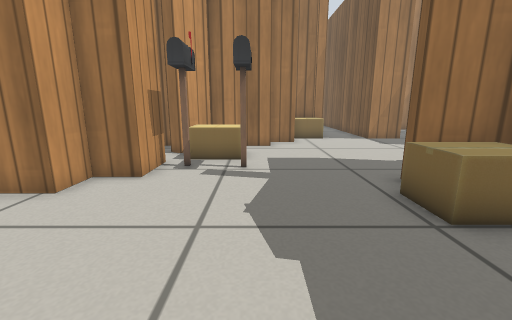
view 1 (above)

17 first-person views from a walk through a robot-simulator world made for Gazebo. The camera is 0.5 m above the floor, tilts 12° down and sees 90° across. The floor is counted in squares, 0.25 m on a side. Each view is taken from the middle of a square. On the plan, view 1 faces up. The plan holds only what a view shows up to about 16 squares ahead; the rest is blank. The place goes on beyond the plan. The robots in the file are not drawn. Gazebo's built-in surfaces are drawn with simple patterns.

view 2
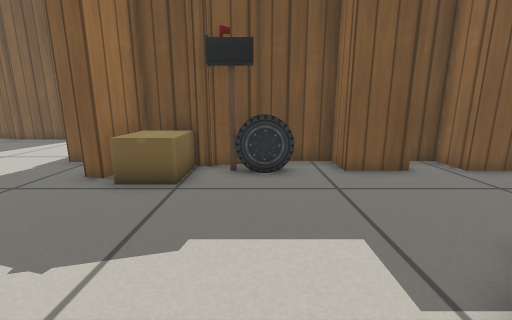

view 3
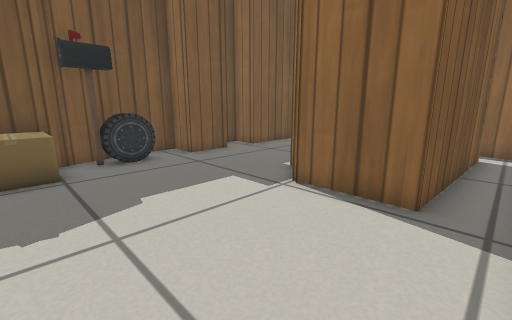

view 4
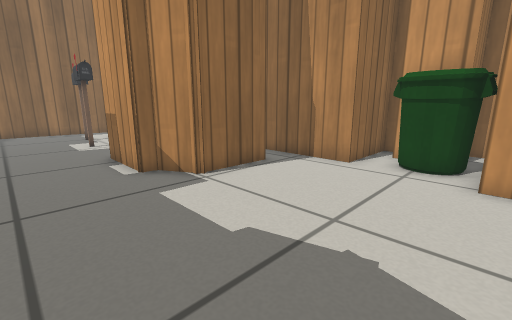

view 5
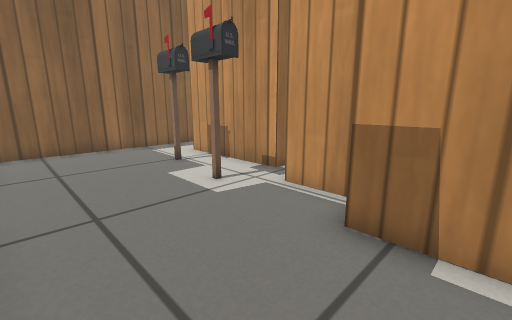

view 6
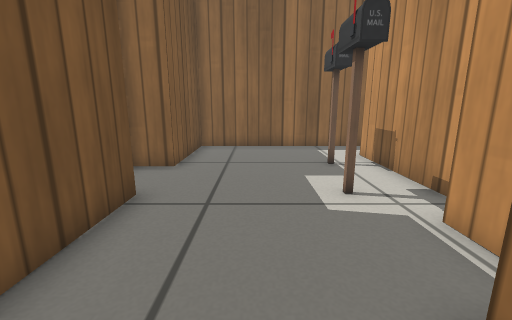

view 7
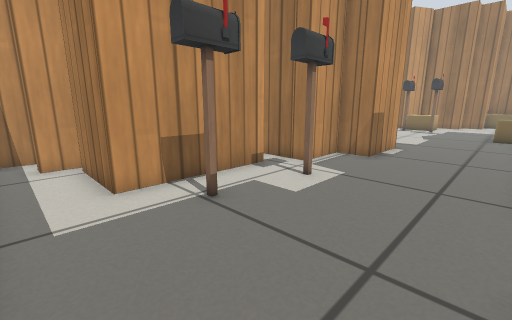

view 8
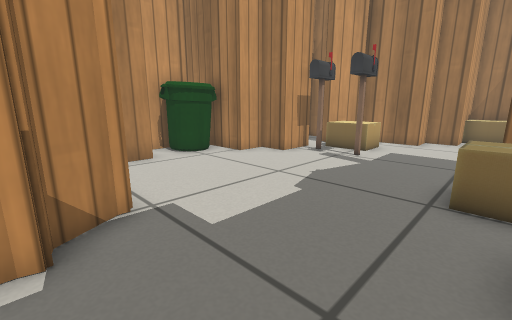

view 9
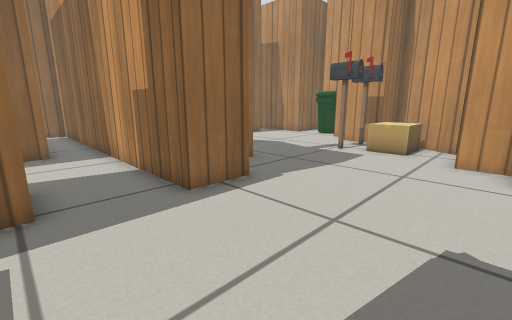

view 10
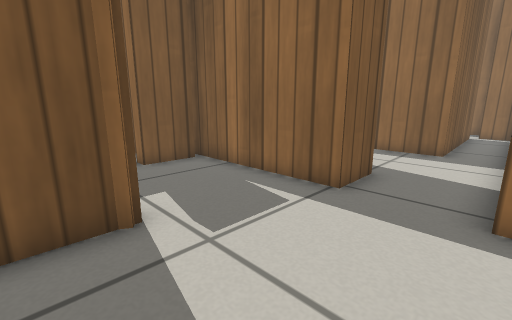

view 11
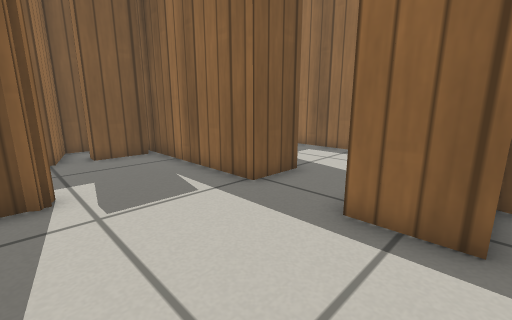

view 12
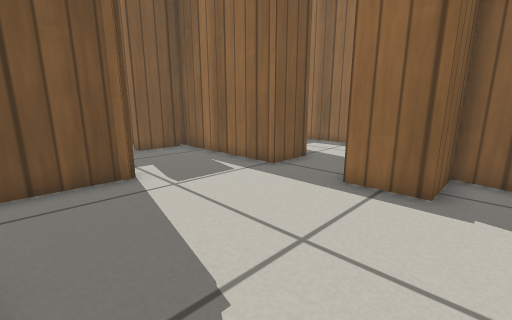

view 13
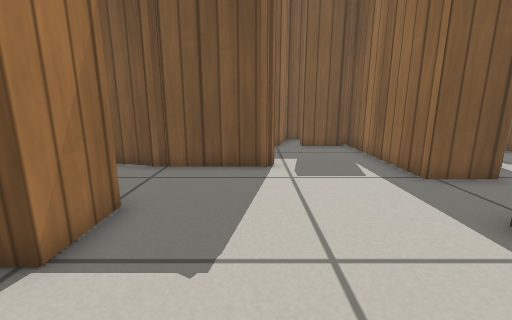

view 14
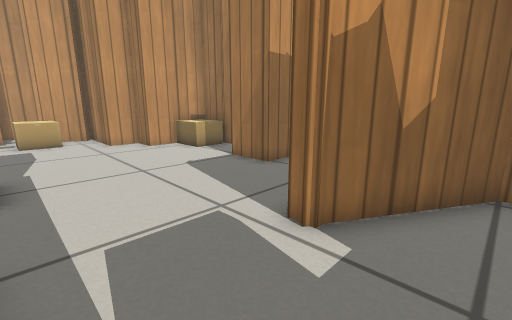

view 15
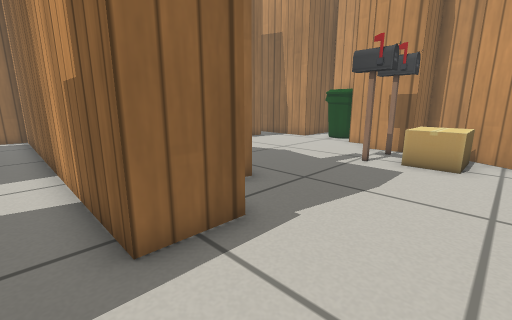

view 16
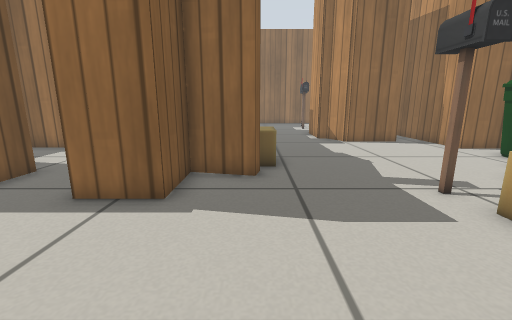

view 17
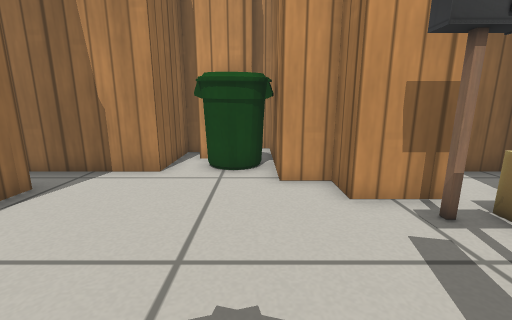

### Floor plan
Points are (right, up) in squares from view 1. A wall is a line through its corners. A room is listed if a view was taken in it or the views show most of it. See-through windows are left out.
Room 1 (views 1, 4, 5, 6, 7, 8, 17)
walls: (-0.4, -1.7) (0.1, -1.8) (0.1, -4.8) (-1.3, -4.8) (-1.3, -7.2) (-3.4, -7.2); (4.7, -2.9) (4.7, -0.8) (6.1, -0.8) (6.1, 2); (-2.3, -8.4) (-2.3, -13.4) (-5.4, -13.4); (4.7, -8.6) (4.7, -4.6) (6.1, -4.6) (6.1, -3.6); (-2.5, -0.4) (-1.1, -0.4) (-0.3, -1.8) (0.1, -1.8); (5.8, 2) (5.4, 3.7) (5.9, 5.8) (3.9, 6.3); (-5.8, -13.1) (-5.8, -14.3) (-6.5, -14.3); (-3.8, -15.7) (4.7, -15.7) (4.7, -11.4) (6.1, -11.4); (-7.7, -14.1) (-7.7, -15.1); (-3.3, 7) (-4.7, 7) (-4.7, 5.6)
ways out: opening at (-3.5, 3) to room 2; opening at (0.5, 7) to room 3
objects: postbox (-1, -12) to (0, -11); postbox (0, -9) to (0, -8); cardboard box (3, 4) to (5, 5); car (4, 1) to (5, 2); postbox (5, 2) to (5, 3)
Room 2 (views 2, 3)
walls: (-8.5, 2.1) (-5.7, 2.1) (-5.7, -3.5); (-4.7, 5.6) (-8.5, 5.6); (-7.7, 4.9) (-7.7, 2.7); (-4.3, -7.2) (-3.9, -0.4) (-2.5, -0.4); (-5.1, -8.4) (-2.3, -8.4)
ways out: opening at (-3.5, 3) to room 1
objects: bin (-7, 3) to (-5, 5)
Room 3 (views 9, 10, 11, 12, 13, 14, 15, 16)
walls: (5.9, 8.7) (8, 8.7) (8, -6.7) (9.5, -6.7); (10.8, 6.3) (10.8, 8.3) (17.9, 8.3); (12.3, 12.5) (12.3, 16.5); (12.5, 12.5) (12.3, 12.6); (3.9, 6.3) (4, 6.8) (6.1, 6.4) (6.1, 8.8); (8.9, 16.5) (8.9, 15.7) (6.9, 15.7) (6.9, 16.5); (12.2, 15.9) (12.4, 16.6); (2.2, 16.5) (2.2, 14.3) (0.7, 14.3) (0.7, 12.9) (-2.5, 12.9); (16.7, 8.6) (16.7, 10.7); (-2.2, 12.5) (-3.2, 10.7); (-3.3, 9.1) (-3.3, 7); (9.8, -6.4) (9.8, 1.7) (15.5, 1.7)
low walls: (15, 16.3) (12.8, 12.5) (12.5, 12.5)
ways out: opening at (0.5, 7) to room 1; gap at (17, 9)
objects: cardboard box (-3, 10) to (-1, 11); postbox (-2, 8) to (-2, 9); postbox (-1, 8) to (0, 9); cardboard box (3, 16) to (4, 16)
Room 4 (no view inside)
walls: (-3.2, 10.7) (-3.7, 11.1); (-2.5, 12.9) (-5.7, 12.9) (-5.7, 9.1) (-3.3, 9.1)

Positions as (right, up) in squares from view 1, and headings:
1: (0, 0), facing up
2: (-3, 2), facing right
3: (-5, 5), facing down-right
4: (3, 6), facing down-left
5: (4, -3), facing down-left
6: (2, -3), facing down
7: (4, -15), facing up-left
8: (4, -2), facing up-left
9: (11, 14), facing down-left
10: (8, 14), facing down-right
11: (6, 13), facing down-right
12: (5, 15), facing down-right
13: (4, 13), facing right
14: (15, 9), facing up-left
15: (9, 12), facing down-left
16: (4, 14), facing down
17: (2, 5), facing left
